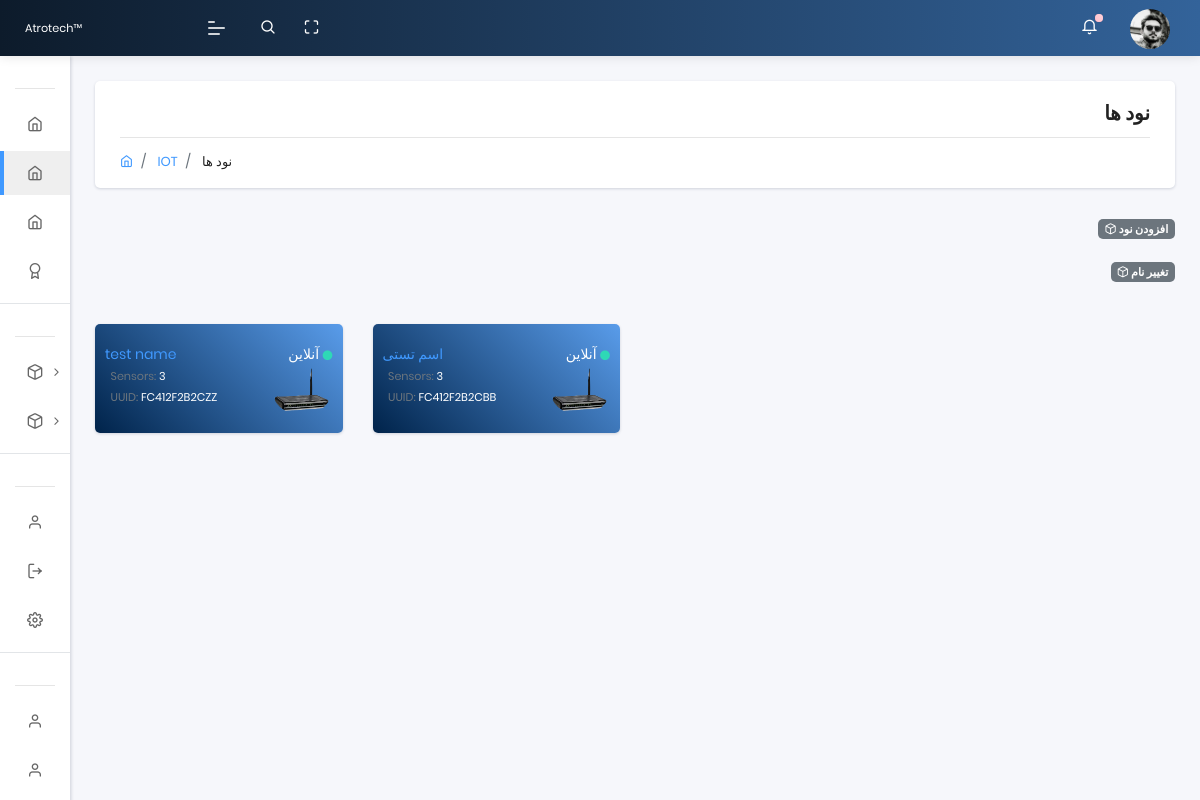
The app's page /nodes (signed in) with its own data.
### app/models.py (models this page shows, shortened)
class Rom(models.Model):
    name = models.CharField(max_length=40, default='device name')
    UUID = models.CharField(max_length=20)
    family_id = models.CharField(max_length=20)
    node_id = models.CharField(max_length=20)
    updated_on = models.DateTimeField(auto_now= True)
    created_on = models.DateTimeField()
    def get_absolute_url(self):
        return reverse('app:nodes_detail',args=[self.id])

class Profile(models.Model):
  user = models.OneToOneField(User, on_delete=models.CASCADE,unique=True,related_name='profile',verbose_name = "کاربر")
  phone = models.CharField(max_length=50,null=True, blank=True,verbose_name = " شماره تماس  ")
  address = models.CharField(max_length=3000,null=True, blank=True,verbose_name = " آدرس  ")
  user_photo = models.ImageField(default='default.png', upload_to='profile_pics', null=True, blank=True, verbose_name = "تصویر")
  class Meta:
      verbose_name = "پروفایل"
      verbose_name_plural = " پروفایل ها "

### app/views.py (the view)
# urls.py: path('nodes', views.nodes, name='nodes'),
@login_required(login_url="/login/")
def nodes(request):
    uuid = models.User_uuid.objects.filter(user=request.user).values('UUID')
    devices = models.Rom.objects.filter(UUID__in=uuid, family_id='01')
    device_name_Form = Device_name_Form(request.POST)
    user_uuid_Form = User_uuidForm(request.POST, instance=request.user)
    if request.method == 'POST':
        if device_name_Form.is_valid():
            uuid = device_name_Form.cleaned_data['Device_UUID']
            obj = get_object_or_404(models.Rom, UUID=uuid, family_id='01')
            obj.name = device_name_Form.cleaned_data['Device_name']
            obj.save()
            context = {'user_uuid_Form': user_uuid_Form, 'devices':devices, 'device_name_Form':device_name_Form}
            return render(request, 'nodes.html', context)
        if user_uuid_Form.is_valid():
            obj = User_uuid()
            obj.UUID = user_uuid_Form.cleaned_data['UUID']
            obj.user = user_uuid_Form.created_by=request.user
            obj.save()
            context = {'user_uuid_Form': user_uuid_Form, 'devices':devices, 'device_name_Form':device_name_Form}
            return render(request, 'nodes.html', context)
    else:
        user_uuid_Form = User_uuidForm(request.POST)
    context = {'user_uuid_Form':user_uuid_Form, 'devices':devices, 'device_name_Form':device_name_Form}
    context['segment'] = 'nodes'
    html_template = loader.get_template( 'nodes.html' )
    return HttpResponse(html_template.render(context, request))

### templates/nodes.html (shortened to what this page needs)
{% extends "layouts/base.html" %}
{% block content %}
    <section class="pcoded-main-container">
        <div class="pcoded-content">
          <div class="page-header">
            <div class="page-block">
              <div class="row align-items-center">
                <div class="col-md-12">
                  <div class="page-header-title" align="right" dir="rtl">
                    <h5 class="m-b-10"> نود ها </h5>
                  </div>
                  <ul class="breadcrumb">
                    <li class="breadcrumb-item"><a href="index.html"><i class="feather icon-home"></i></a></li>
                    <li class="breadcrumb-item"><a href="#!"> IOT </a></li>
                    <li class="breadcrumb-item"><a href="#!"> نود ها </a></li>
                  </ul>
                </div>
              </div>
            </div>
          </div>
          <div align="right" dir="rtl">
              <a href="#!" class="badge badge-secondary collapsible"> افزودن نود  <i class="feather icon-box"></i> </a>
              <div class="collapsiblecontent">
              </div>
           </div>
           <div align="right" dir="rtl">
               <a href="#!" class="badge badge-secondary collapsible"> تغییر نام <i class="feather icon-box"></i> </a>
               <div class="collapsiblecontent">
               </div>
            </div>
          <br>
        <div class="row">
          {% for Rom in devices %}
            <div class="col-sm-3">
                <div class="card bg-c-blue order-card">
                    <div class="card-body">
                        <p class="m-b-0"> <a href="{{ Rom.get_absolute_url }}">{{ Rom.name }}</a> <span class="float-right"> آنلاین <i style="font-size:10px;" class="fas fa-circle text-success"></i> </span></p>
                        <div class="row">
                          <div class="col-md-7">
                            <p>
                              <small>
                                 &nbsp;&nbsp;<span class="text-muted">Sensors:</span> 3
                                 <br>
                                 &nbsp;&nbsp;<span class="text-muted">UUID:</span> {{ Rom.UUID }}
                               </small>
                             </p>
                          </div>
                          <div class="col-md-5">
                            <img src="/static/assets/images/user/device.png" width="60px" class="img-radius float-right" alt="User-Profile-Image">
                          </div>
                        </div>
                    </div>
                </div>
            </div>
          {% endfor %}
       </div>
     </div>
 </section>
{% endblock content %}

### templates/includes/sidebar.html (shortened to what this page needs)
	<nav class="pcoded-navbar menupos-fixed menu-light ">
		<div class="navbar-wrapper  ">
			<div class="navbar-content scroll-div " >
				<ul class="nav pcoded-inner-navbar ">
					<li class="nav-item pcoded-menu-caption">
					</li>
					<li class="nav-item">
					    <a href="/" class="nav-link ">
                <span class="pcoded-micon"> <i class="feather icon-home"></i> </span>
							</a>
					</li>
					<li class="nav-item">
					    <a href="{% url 'app:nodes' %}" class="nav-link ">
                <span class="pcoded-micon"> <i class="feather icon-home"></i> </span>
							</a>
					</li>
					<li class="nav-item">
					    <a href="{% url 'app:sensors' %}" class="nav-link ">
                <span class="pcoded-micon"> <i class="feather icon-home"></i> </span>
							</a>
					</li>
					<li class="nav-item">
					    <a href="#eee" class="nav-link ">
                <span class="pcoded-micon"> <i class="feather icon-award"></i> </span>
							</a>
					</li>
					<li class="nav-item pcoded-menu-caption">
					</li>
					{% for Rom in devices %}
					<li class="nav-item pcoded-hasmenu">
						<a href="#!" class="nav-link "><span class="pcoded-micon"><i class="feather icon-box"></i></span><span class="pcoded-mtext"> {{ Rom.name }} </span></a>
					</li>
					{% endfor %}
					<li class="nav-item pcoded-menu-caption">
					</li>
					<li class="nav-item">
					    <a href="/profile" class="nav-link "><span class="pcoded-micon">
						    <i class="feather icon-user"></i></span><span class="pcoded-mtext"> پروفایل </span>
						  </a>
					</li>
					<li class="nav-item">
					    <a href="{% url 'logout' %}" class="nav-link "><span class="pcoded-micon">
						    <i class="feather icon-log-out"></i></span><span class="pcoded-mtext"> خروج </span>
						  </a>
					</li>
					<li class="nav-item">
					    <a href="#ttt" class="nav-link "><span class="pcoded-micon">
						    <i class="feather icon-settings"></i></span><span class="pcoded-mtext"> تنظیمات </span>
					  	</a>
					</li>
					<li class="nav-item pcoded-menu-caption">
					</li>
					<li class="nav-item">
					    <a href="#www" class="nav-link "><span class="pcoded-micon">
						    <i class="feather icon-user"></i></span><span class="pcoded-mtext"> مستندات </span>
						  </a>
					</li>
					<li class="nav-item">
					    <a href="#fff" class="nav-link "><span class="pcoded-micon">
						    <i class="feather icon-user"></i></span><span class="pcoded-mtext"> سوالات متداول </span>
						  </a>
					</li>
					<li class="nav-item">
					</li>
<br><br><br><br><br><br><br><hr><br>
				</ul>
			</div>
		</div>
	</nav>

### templates/includes/navigation.html (shortened to what this page needs)
	<header class="navbar pcoded-header navbar-expand-lg navbar-light headerpos-fixed header-blue">
        <div class="m-header">
            <a class="mobile-menu" id="mobile-collapse" href="#!"><span></span></a>
            <a href="#!" class="b-brand">
                <img src="/static/assets/images/logo.png" alt="" class="logo"><small>Atrotech™</small>
            </a>
        </div>
        <div class="collapse navbar-collapse">
            <ul class="navbar-nav mr-auto">
                <li class="nav-item">
                    <a href="#!" class="pop-search"><i class="feather icon-search"></i></a>
                </li>
                <li class="nav-item">
                    <a href="#!" class="full-screen" onclick="javascript:toggleFullScreen()"><i class="feather icon-maximize"></i></a>
                </li>
            </ul>
            <ul class="navbar-nav ml-auto">
                <li>
                    <div class="dropdown">
                        <a class="dropdown-toggle" href="#" data-toggle="dropdown"><i class="icon feather icon-bell"></i><span class="badge bg-danger"></span></a>
                    </div>
                </li>
                <li>
                    <div class="dropdown drp-user">
                        <a href="#!" class="dropdown-toggle" data-toggle="dropdown">
                            <img src="{{ request.user.profile.user_photo.url }}" class="img-radius wid-40" alt="User-Profile-Image">
                        </a>
                    </div>
                </li>
            </ul>
        </div>
    </header>

### records on screen
Rom: name "test name", UUID "FC412F2B2CZZ"
Rom: name "اسم تستی", UUID "FC412F2B2CBB"
